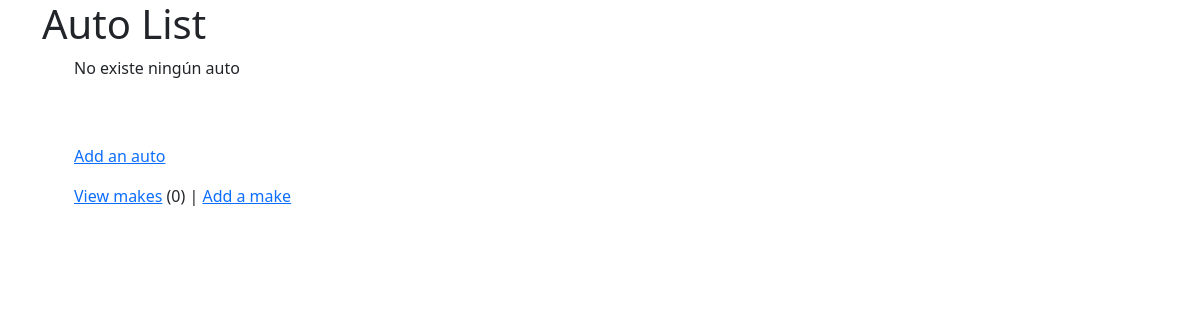
Before: /autos/ (signed in) with the older database file.
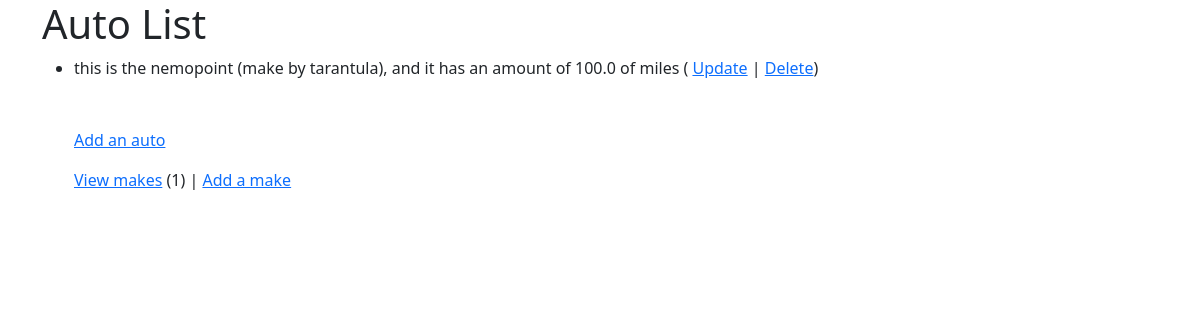
After: the same page with the newer database file.
### autos/models.py (models this page shows, shortened)
class Auto(models.Model):
    nickname = models.CharField(max_length=100,validators=[MinLengthValidator(2, "Make must be greater than 1 character")])
    make = models.ForeignKey(Make,on_delete=models.CASCADE)
    mileage = models.FloatField(default=0)
    comments = models.TextField()

class Make(models.Model):
    name = models.CharField(max_length=50,validators=[MinLengthValidator(2, "Make must be greater than 1 character")])
    def __str__(self):
        return self.name

### autos/views.py (the view)
# urls.py: path("",views.MainView.as_view(),name='all'),
class MainView(LoginRequiredMixin, View):
    def get(self, request):
        mc = Make.objects.count()
        al = Auto.objects.all()
        ctx = {'make_count': mc, 'auto_list': al}
        return render(request, 'autos/auto_list.html', ctx)

### autos/templates/autos/auto_list.html (shortened to what this page needs)
{% extends "base_bootstrap.html" %}
{% block content %}
<h1>Auto List</h1>
<ul>
    {% if auto_list %}
    {% for auto in auto_list %}
        <li> this is the {{auto.nickname}} (make by {{auto.make}}), and it
            has an amount of {{auto.mileage}} of miles (
            <a href="{% url 'autos:auto_update' auto.id %}"> Update</a>  |
            <a href="{% url 'autos:auto_delete' auto.id %}"> Delete</a>)
        </li>
    {% endfor %}
    {% else %}
        <p> No existe ningún auto</p>
    {% endif %}
    <br>
    <p><a href="{% url 'autos:auto_create' %}">
        Add an auto
    </p>
    <p><a href="{% url 'autos:make_list' %}">View makes</a> ({{make_count}}) |
    <a href="{% url 'autos:make_create' %}">Add a make</a></p>
</ul>
{% endblock %}

### home/templates/base_bootstrap.html (shortened to what this page needs)
<!DOCTYPE html>
<html>
<head>
<link href="https://cdn.jsdelivr.net/npm/bootstrap@5.0.2/dist/css/bootstrap.min.css" rel="stylesheet">
<link rel="stylesheet" href="https://use.fontawesome.com/releases/v5.8.1/css/all.css">
<link rel="stylesheet" href="https://use.fontawesome.com/releases/v5.8.1/css/v4-shims.css">
</head>
<body>
<div class="container">
{% block content %}
{% endblock %}
</div>
</body>
</html>

Changed rows visible on the page:
added Auto: nickname "nemopoint", make "tarantula", mileage "100.0"
Other visible differences:
{{ make_count }}: "0" → "1"
text no longer shown: "No existe ningún auto"
